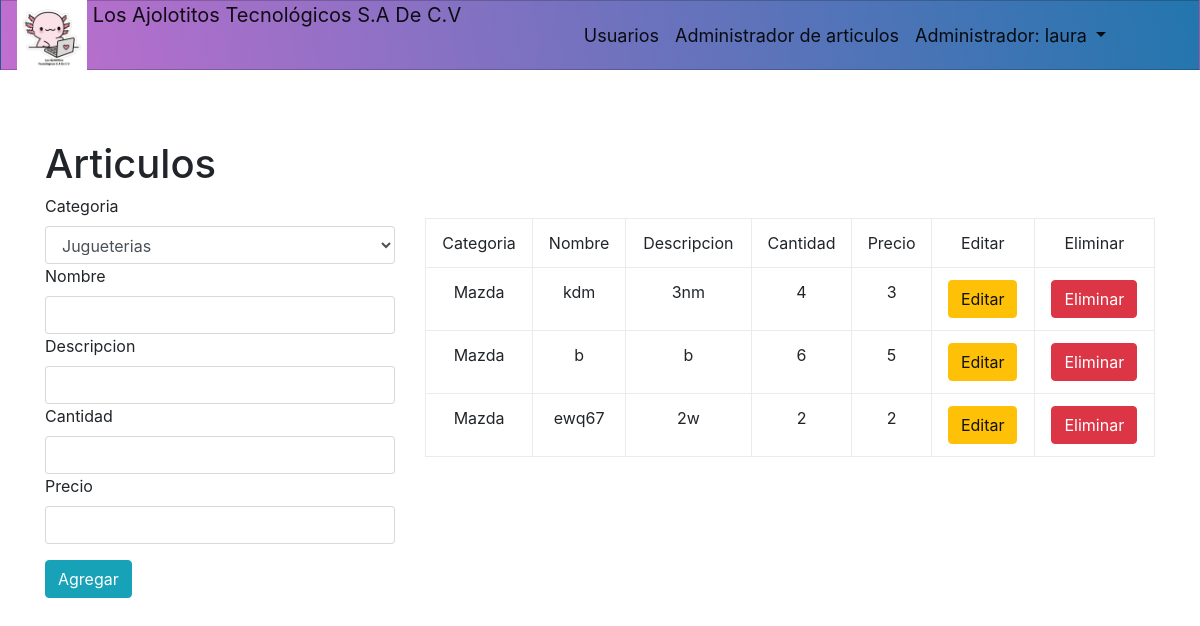
Page /administrador/vistas/articulos.php (signed in) on the committed database.
### tables this page shows
CREATE TABLE `articulos` (
  `id_producto` int(11) NOT NULL,
  `categoria` varchar(255) DEFAULT NULL,
  `nombre` varchar(50) DEFAULT NULL,
  `descripcion` varchar(500) DEFAULT NULL,
  `cantidad` int(11) DEFAULT NULL,
  `precio` float DEFAULT NULL,
  `fechaCaptura` date DEFAULT current_timestamp()
);

### administrador/clases/Articulos.php (called while the page is built, shortened)
<?php
	class articulos{
		public function mostrarDatos($sql){
			$c= new conectar();
			$conexion=$c->conexion();
			$result=mysqli_query($conexion,$sql);
			return mysqli_fetch_all($result,MYSQLI_ASSOC);
		}
	}
 ?>

### administrador/vistas/articulos.php (the view, shortened to what this page needs)
<?php session_start();
require_once "../clases/Articulos.php";
if(isset($_SESSION['usuario'])){
?>
<?php include "header.php"; ?>
		<div class="container mt-4">
			<h1>Articulos</h1>
			<div class="row">
				<div class="col-sm-4">
					<form  action="../procesos/articulos/insertaArticulos.php" method="POST">
						<label>Categoria</label>
						<select class="form-control input-sm" id="categoriaSelect" name="categoriaSelect">
							<option value="Mazda">Jugueterias</option>
						</select>
						<label>Nombre</label>
						<input type="text" class="form-control input-sm" id="nombre" name="nombre">
						<label>Descripcion</label>
						<input type="text" class="form-control input-sm" id="descripcion" name="descripcion">
						<label>Cantidad</label>
						<input type="number" class="form-control input-sm" id="cantidad" name="cantidad">
						<label>Precio</label>
						<input type="number" class="form-control input-sm" id="precio" name="precio">
						<button class="btn btn-info">Agregar</button>
					</form>
				</div>
				<div class="col-sm-8 mt-4">
				<table class="table table-hover table-condensed table-bordered" style="text-align: center;">
					<tr>
						<td>Categoria</td>
						<td>Nombre</td>
						<td>Descripcion</td>
						<td>Cantidad</td>
						<td>Precio</td>
						<td>Editar</td>
						<td>Eliminar</td>
					</tr>
					<?php
                        $obj= new articulos();
                    	$sql="SELECT id_producto,
						categoria,
                        nombre,
						descripcion,
						cantidad,
						precio FROM articulos";
                        $datos=$obj->mostrarDatos($sql);
                        	 foreach ($datos as $key){
                    ?>
					<tr>
						<td><?php echo $key ['categoria'];?></td>
                        <td><?php echo $key ['nombre'];?></td>
                        <td><?php echo $key ['descripcion'];?></td>
                         <td><?php echo $key ['cantidad'];?></td>
						 <td><?php echo $key ['precio'];?></td>
						 <td><a href="editarArticulos.php?id_producto=<?php echo $key['id_producto']?>"><button class="btn btn-warning" data-toggle="modal" data-target="#abremodalUpdateArticulo">Editar</button></a></td>
						 <td><a href="../procesos/articulos/eliminarArticulo.php?id_producto=<?php echo $key['id_producto']?>"><button class="btn btn-danger">Eliminar</button></a></td>
                    </tr>
                    <?php
                         }
                    ?>
				</table>
				</div>
			</div>
		</div>
	</body>
	</html>
	<?php
}else{
	header("location:../vistas/usuarios.php");
}
?>

### administrador/vistas/header.php (shortened to what this page needs)
<!doctype html>
<html lang="en">
  <head>
    <?php include "dependencias.php"; ?>
  </head>
  <body>
  <nav class="navbar navbar-expand-lg navbar-light bg-light">
  <a class="navbar-brand" href="#">
    <img src="../img/Ajolotitos .png" width="70" height="70" class="d-inline-block align-top" alt="" loading="lazy">
    Los Ajolotitos Tecnológicos S.A De C.V
  </a>
  <div class="col"></div>
  <div class="collapse navbar-collapse" id="navbarSupportedContent" >
    <ul class="navbar-nav mr-auto " >
      <li class="nav-item active">
        <a class="nav-link" href="usuarios.php">Usuarios</a>
      </li>
      <li class="nav-item active">
        <a class="nav-link" href="articulos.php" >Administrador de articulos</a>
      </li>
      <li class="nav-item dropdown active">
        <a class="nav-link dropdown-toggle" href="#" id="navbarDropdown" role="button" data-toggle="dropdown" aria-haspopup="true" aria-expanded="false">
          Administrador: <?php echo $_SESSION['usuario']; ?>
        </a>
      </li>
    </ul>
  </div>
</nav>
  </body>
</html>

### administrador/vistas/dependencias.php (shortened to what this page needs)
<link rel="stylesheet" href="https://stackpath.bootstrapcdn.com/bootstrap/4.3.1/css/bootstrap.min.css">
<link rel="stylesheet" href="../css/navbar.css">
<link rel="stylesheet" type="text/css" href="../../librerias/bootstrap/bootstrap.min.css">
<link rel="stylesheet" type="text/css" href="../../librerias/datatable/bootstrap.css">
<link rel="stylesheet" type="text/css" href="../../librerias/datatable/dataTables.bootstrap4.min.css">
<link rel="stylesheet" type="text/css" href="../../librerias/alertify/css/alertify.css">
<link rel="stylesheet" type="text/css" href="../../librerias/alertify/css/themes/bootstrap.css">
<link rel="stylesheet" type="text/css" href="../../librerias/fontawesome/css/font-awesome.css">
<link rel="stylesheet" href="../css/menu.css">

### administrador/css/navbar.css (style rules this page uses)
* { box-sizing: border-box; padding: 0; margin: 0; }
body { font-family: "Josefin Sans", sans-serif; }
.navbar { font-size: 18px; background-image: linear-gradient(260deg, #2376ae 0%, #c16ecf 100%); border: 1px solid rgba(0, 0, 0, 0.2); padding-bottom: 10px; }
.active { display: block; }
@media screen and (min-width: 768px) { .navbar { display: flex; justify-content: space-between; padding-bottom: 0; height: 70px; align-items: center; } }

### rows in the picture
articulos: categoria "Mazda", nombre "kdm", descripcion "3nm", cantidad "4", precio "3"
articulos: categoria "Mazda", nombre "b", descripcion "b", cantidad "6", precio "5"
articulos: categoria "Mazda", nombre "ewq67", descripcion "2w", cantidad "2", precio "2"

### other values in the picture
$_SESSION['usuario'] "laura"
